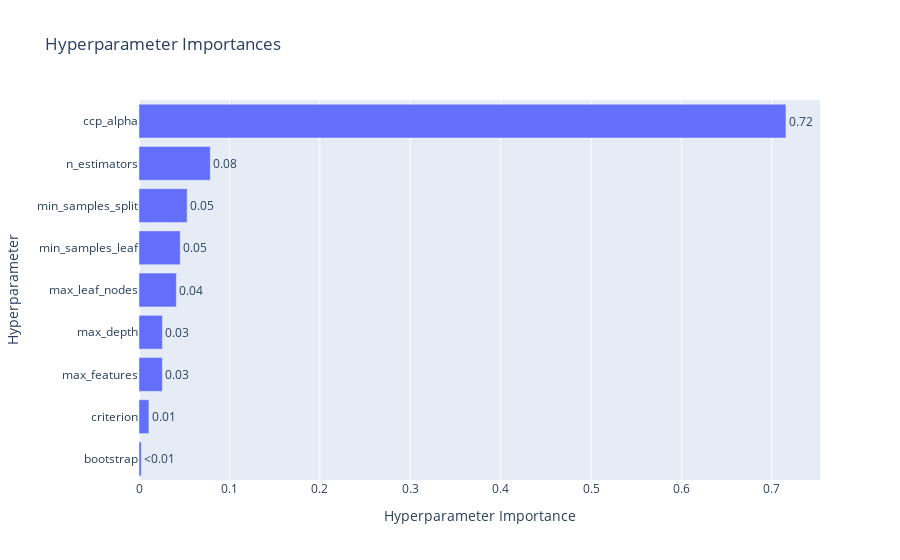

Notebook cell for this chart:
### Code cell
visualizations['param_importances']

### Figure 1 — Plotly figure (JSON) as saved in the notebook; plotly's stock layout.template omitted (floating-point values rounded to 4 significant figures)
{"data": [{"cliponaxis": false, "hovertemplate": ["bootstrap (CategoricalDistribution): 0.0025970827270707627<extra></extra>", "criterion (CategoricalDistribution): 0.010985991239620397<extra></extra>", "max_features (CategoricalDistribution): 0.025864999036970076<extra></extra>", "max_depth (IntDistribution): 0.025906448185307088<extra></extra>", "max_leaf_nodes (IntDistribution): 0.04133446742081127<extra></extra>", "min_samples_leaf (IntDistribution): 0.045576191736409435<extra></extra>", "min_samples_split (IntDistribution): 0.05328992018277972<extra></extra>", "n_estimators (IntDistribution): 0.0788498053414813<extra></extra>", "ccp_alpha (FloatDistribution): 0.71559509412955<extra></extra>"], "name": "Objective Value", "orientation": "h", "text": ["<0.01", "0.01", "0.03", "0.03", "0.04", "0.05", "0.05", "0.08", "0.72"], "textposition": "outside", "type": "bar", "x": [0.002597, 0.01099, 0.02586, 0.02591, 0.04133, 0.04558, 0.05329, 0.07885, 0.7156], "y": ["bootstrap", "criterion", "max_features", "max_depth", "max_leaf_nodes", "min_samples_leaf", "min_samples_split", "n_estimators", "ccp_alpha"]}], "layout": {"title": {"text": "Hyperparameter Importances"}, "xaxis": {"title": {"text": "Hyperparameter Importance"}}, "yaxis": {"title": {"text": "Hyperparameter"}}}}
